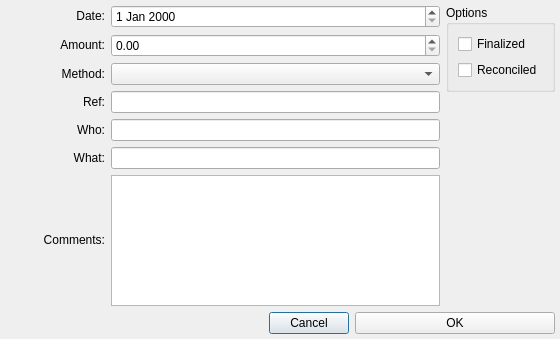
<?xml version="1.0" encoding="UTF-8"?>
<ui version="4.0">
 <class>PaymentEditDialog</class>
 <widget class="QDialog" name="PaymentEditDialog">
  <property name="geometry">
   <rect>
    <x>0</x>
    <y>0</y>
    <width>560</width>
    <height>339</height>
   </rect>
  </property>
  <property name="windowTitle">
   <string>Dialog</string>
  </property>
  <layout class="QVBoxLayout" name="verticalLayout_7">
   <property name="leftMargin">
    <number>5</number>
   </property>
   <property name="topMargin">
    <number>5</number>
   </property>
   <property name="rightMargin">
    <number>5</number>
   </property>
   <property name="bottomMargin">
    <number>5</number>
   </property>
   <item>
    <layout class="QHBoxLayout" name="horizontalLayout_11">
     <item>
      <layout class="QVBoxLayout" name="verticalLayout_4">
       <item>
        <layout class="QHBoxLayout" name="horizontalLayout_12">
         <item>
          <widget class="QLabel" name="label_8">
           <property name="sizePolicy">
            <sizepolicy hsizetype="Fixed" vsizetype="Fixed">
             <horstretch>0</horstretch>
             <verstretch>0</verstretch>
            </sizepolicy>
           </property>
           <property name="minimumSize">
            <size>
             <width>100</width>
             <height>0</height>
            </size>
           </property>
           <property name="maximumSize">
            <size>
             <width>100</width>
             <height>16777215</height>
            </size>
           </property>
           <property name="text">
            <string>Date:</string>
           </property>
           <property name="alignment">
            <set>Qt::AlignRight|Qt::AlignTrailing|Qt::AlignVCenter</set>
           </property>
          </widget>
         </item>
         <item>
          <widget class="QDateEdit" name="ctrlDate">
           <property name="sizePolicy">
            <sizepolicy hsizetype="Expanding" vsizetype="Fixed">
             <horstretch>0</horstretch>
             <verstretch>0</verstretch>
            </sizepolicy>
           </property>
          </widget>
         </item>
        </layout>
       </item>
       <item>
        <layout class="QHBoxLayout" name="horizontalLayout_14">
         <item>
          <widget class="QLabel" name="label_10">
           <property name="sizePolicy">
            <sizepolicy hsizetype="Fixed" vsizetype="Fixed">
             <horstretch>0</horstretch>
             <verstretch>0</verstretch>
            </sizepolicy>
           </property>
           <property name="minimumSize">
            <size>
             <width>100</width>
             <height>0</height>
            </size>
           </property>
           <property name="maximumSize">
            <size>
             <width>100</width>
             <height>16777215</height>
            </size>
           </property>
           <property name="text">
            <string>Amount:</string>
           </property>
           <property name="alignment">
            <set>Qt::AlignRight|Qt::AlignTrailing|Qt::AlignVCenter</set>
           </property>
          </widget>
         </item>
         <item>
          <widget class="QDoubleSpinBox" name="ctrlAmount">
           <property name="sizePolicy">
            <sizepolicy hsizetype="Expanding" vsizetype="Fixed">
             <horstretch>0</horstretch>
             <verstretch>0</verstretch>
            </sizepolicy>
           </property>
           <property name="maximum">
            <double>999999.989999999990687</double>
           </property>
          </widget>
         </item>
        </layout>
       </item>
       <item>
        <layout class="QHBoxLayout" name="horizontalLayout_15">
         <item>
          <widget class="QLabel" name="label_11">
           <property name="sizePolicy">
            <sizepolicy hsizetype="Fixed" vsizetype="Fixed">
             <horstretch>0</horstretch>
             <verstretch>0</verstretch>
            </sizepolicy>
           </property>
           <property name="minimumSize">
            <size>
             <width>100</width>
             <height>0</height>
            </size>
           </property>
           <property name="maximumSize">
            <size>
             <width>100</width>
             <height>16777215</height>
            </size>
           </property>
           <property name="text">
            <string>Method:</string>
           </property>
           <property name="alignment">
            <set>Qt::AlignRight|Qt::AlignTrailing|Qt::AlignVCenter</set>
           </property>
          </widget>
         </item>
         <item>
          <widget class="QComboBox" name="ctrlMethod">
           <property name="sizePolicy">
            <sizepolicy hsizetype="Expanding" vsizetype="Fixed">
             <horstretch>0</horstretch>
             <verstretch>0</verstretch>
            </sizepolicy>
           </property>
           <property name="focusPolicy">
            <enum>Qt::StrongFocus</enum>
           </property>
           <property name="editable">
            <bool>false</bool>
           </property>
           <property name="sizeAdjustPolicy">
            <enum>QComboBox::AdjustToContents</enum>
           </property>
          </widget>
         </item>
        </layout>
       </item>
       <item>
        <layout class="QHBoxLayout" name="horizontalLayout_16">
         <item>
          <widget class="QLabel" name="label_12">
           <property name="sizePolicy">
            <sizepolicy hsizetype="Fixed" vsizetype="Fixed">
             <horstretch>0</horstretch>
             <verstretch>0</verstretch>
            </sizepolicy>
           </property>
           <property name="minimumSize">
            <size>
             <width>100</width>
             <height>0</height>
            </size>
           </property>
           <property name="maximumSize">
            <size>
             <width>100</width>
             <height>16777215</height>
            </size>
           </property>
           <property name="text">
            <string>Ref:</string>
           </property>
           <property name="alignment">
            <set>Qt::AlignRight|Qt::AlignTrailing|Qt::AlignVCenter</set>
           </property>
          </widget>
         </item>
         <item>
          <widget class="QLineEdit" name="ctrlRef">
           <property name="sizePolicy">
            <sizepolicy hsizetype="Expanding" vsizetype="Fixed">
             <horstretch>0</horstretch>
             <verstretch>0</verstretch>
            </sizepolicy>
           </property>
          </widget>
         </item>
        </layout>
       </item>
       <item>
        <layout class="QHBoxLayout" name="horizontalLayout_17">
         <item>
          <widget class="QLabel" name="label_13">
           <property name="sizePolicy">
            <sizepolicy hsizetype="Fixed" vsizetype="Fixed">
             <horstretch>0</horstretch>
             <verstretch>0</verstretch>
            </sizepolicy>
           </property>
           <property name="minimumSize">
            <size>
             <width>100</width>
             <height>0</height>
            </size>
           </property>
           <property name="maximumSize">
            <size>
             <width>100</width>
             <height>16777215</height>
            </size>
           </property>
           <property name="text">
            <string>Who:</string>
           </property>
           <property name="alignment">
            <set>Qt::AlignRight|Qt::AlignTrailing|Qt::AlignVCenter</set>
           </property>
          </widget>
         </item>
         <item>
          <widget class="QLineEdit" name="ctrlWho">
           <property name="sizePolicy">
            <sizepolicy hsizetype="Expanding" vsizetype="Fixed">
             <horstretch>0</horstretch>
             <verstretch>0</verstretch>
            </sizepolicy>
           </property>
          </widget>
         </item>
        </layout>
       </item>
       <item>
        <layout class="QHBoxLayout" name="horizontalLayout_18">
         <item>
          <widget class="QLabel" name="label_14">
           <property name="sizePolicy">
            <sizepolicy hsizetype="Fixed" vsizetype="Fixed">
             <horstretch>0</horstretch>
             <verstretch>0</verstretch>
            </sizepolicy>
           </property>
           <property name="minimumSize">
            <size>
             <width>100</width>
             <height>0</height>
            </size>
           </property>
           <property name="maximumSize">
            <size>
             <width>100</width>
             <height>16777215</height>
            </size>
           </property>
           <property name="text">
            <string>What:</string>
           </property>
           <property name="alignment">
            <set>Qt::AlignRight|Qt::AlignTrailing|Qt::AlignVCenter</set>
           </property>
          </widget>
         </item>
         <item>
          <widget class="QLineEdit" name="ctrlWhat">
           <property name="sizePolicy">
            <sizepolicy hsizetype="Expanding" vsizetype="Fixed">
             <horstretch>0</horstretch>
             <verstretch>0</verstretch>
            </sizepolicy>
           </property>
          </widget>
         </item>
        </layout>
       </item>
       <item>
        <layout class="QHBoxLayout" name="horizontalLayout_13">
         <item>
          <widget class="QLabel" name="label_9">
           <property name="sizePolicy">
            <sizepolicy hsizetype="Fixed" vsizetype="Fixed">
             <horstretch>0</horstretch>
             <verstretch>0</verstretch>
            </sizepolicy>
           </property>
           <property name="minimumSize">
            <size>
             <width>100</width>
             <height>0</height>
            </size>
           </property>
           <property name="maximumSize">
            <size>
             <width>100</width>
             <height>16777215</height>
            </size>
           </property>
           <property name="text">
            <string>Comments:</string>
           </property>
           <property name="alignment">
            <set>Qt::AlignRight|Qt::AlignTrailing|Qt::AlignVCenter</set>
           </property>
          </widget>
         </item>
         <item>
          <widget class="QPlainTextEdit" name="txtComments">
           <property name="tabChangesFocus">
            <bool>true</bool>
           </property>
          </widget>
         </item>
        </layout>
       </item>
      </layout>
     </item>
     <item>
      <layout class="QVBoxLayout" name="verticalLayout_5">
       <item>
        <widget class="QGroupBox" name="groupBox">
         <property name="title">
          <string>Options</string>
         </property>
         <layout class="QVBoxLayout" name="verticalLayout_6">
          <item>
           <widget class="QCheckBox" name="optFinalized">
            <property name="sizePolicy">
             <sizepolicy hsizetype="Fixed" vsizetype="Fixed">
              <horstretch>0</horstretch>
              <verstretch>0</verstretch>
             </sizepolicy>
            </property>
            <property name="text">
             <string>Finalized</string>
            </property>
           </widget>
          </item>
          <item>
           <widget class="QCheckBox" name="optReconciled">
            <property name="sizePolicy">
             <sizepolicy hsizetype="Fixed" vsizetype="Fixed">
              <horstretch>0</horstretch>
              <verstretch>0</verstretch>
             </sizepolicy>
            </property>
            <property name="text">
             <string>Reconciled</string>
            </property>
           </widget>
          </item>
         </layout>
        </widget>
       </item>
       <item>
        <spacer name="verticalSpacer">
         <property name="orientation">
          <enum>Qt::Vertical</enum>
         </property>
         <property name="sizeHint" stdset="0">
          <size>
           <width>20</width>
           <height>40</height>
          </size>
         </property>
        </spacer>
       </item>
      </layout>
     </item>
    </layout>
   </item>
   <item>
    <layout class="QHBoxLayout" name="horizontalLayout_10">
     <item>
      <spacer name="horizontalSpacer">
       <property name="orientation">
        <enum>Qt::Horizontal</enum>
       </property>
       <property name="sizeHint" stdset="0">
        <size>
         <width>40</width>
         <height>20</height>
        </size>
       </property>
      </spacer>
     </item>
     <item>
      <widget class="QPushButton" name="btnCancel">
       <property name="text">
        <string>Cancel</string>
       </property>
      </widget>
     </item>
     <item>
      <widget class="QPushButton" name="btnOk">
       <property name="sizePolicy">
        <sizepolicy hsizetype="Preferred" vsizetype="Fixed">
         <horstretch>0</horstretch>
         <verstretch>0</verstretch>
        </sizepolicy>
       </property>
       <property name="minimumSize">
        <size>
         <width>200</width>
         <height>0</height>
        </size>
       </property>
       <property name="text">
        <string>OK</string>
       </property>
      </widget>
     </item>
    </layout>
   </item>
  </layout>
 </widget>
 <tabstops>
  <tabstop>ctrlDate</tabstop>
  <tabstop>ctrlAmount</tabstop>
  <tabstop>ctrlMethod</tabstop>
  <tabstop>ctrlRef</tabstop>
  <tabstop>ctrlWho</tabstop>
  <tabstop>ctrlWhat</tabstop>
  <tabstop>txtComments</tabstop>
  <tabstop>optFinalized</tabstop>
  <tabstop>optReconciled</tabstop>
 </tabstops>
 <resources/>
 <connections/>
</ui>
